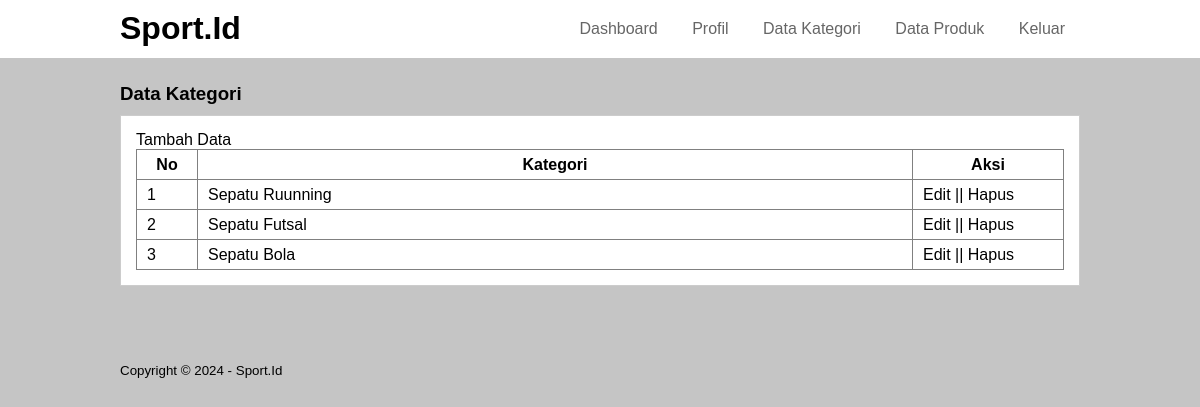
/data-kategori.php (signed in), run on the app's committed database.
### tables this page shows
CREATE TABLE `tb_category` (
  `category_id` int NOT NULL,
  `category_name` varchar(25) NOT NULL
);

### data-kategori.php (the view, shortened to what this page needs)
<?php
	include 'db.php';
?>
<!DOCTYPE html>
<html>
<head>
	<link rel="stylesheet" type="text/css" href="css/style.css">
</head>
<body>
	<header>
		<div class="container">
			<h1><a href="dashboard.php">Sport.Id</a></h1>
			<ul>
				<li><a href="dashboard.php">Dashboard</a></li>
				<li><a href="profil.php">Profil</a></li>
				<li><a href="data-kategori.php">Data Kategori</a></li>
				<li><a href="data-produk.php">Data Produk</a></li>
				<li><a href="keluar.php">Keluar</a></li>
			</ul>
		</div>
	</header>
	<div class="section">
		<div class="container">
			<h3>Data Kategori</h3>
			<div class="box">
				<p><a href="tambah-kategori.php">Tambah Data</a></p>
				<table border="1" cellspacing="0" class="table">
					<thead>
						<tr>
							<th width="60px">No</th>
							<th>Kategori</th>
							<th width="150px">Aksi</th>
						</tr>
					</thead>
					<tbody>
						<?php
							$no = 1;
							$kategori = mysqli_query($conn, "SELECT * FROM tb_category ORDER BY category_id DESC");
							if(mysqli_num_rows($kategori) > 0){
							while($row = mysqli_fetch_array($kategori)){
						?>
						<tr>
							<td><?php echo $no++ ?></td>
							<td><?php echo $row['category_name'] ?></td>
							<td>
								<a href="edit-kategori.php?id=<?php echo $row['category_id'] ?>">Edit</a> || <a href="proses-hapus.php?idk=<?php echo $row['category_id'] ?>" onclick="return confirm('Yakin ingin hapus ?')">Hapus</a>
							</td>
						</tr>
						<?php }}else{ ?>
							<tr>
								<td colspan="3">Tidak ada data</td>
							</tr>
						<?php } ?>
					</tbody>
				</table>
			</div>
		</div>
	</div>
	<footer>
		<div class="container">
			<small>Copyright &copy; 2024 - Sport.Id</small>
		</div>
	</footer>
</body>
</html>

### css/style.css (style rules this page uses)
* { padding: 0; margin: 0; font-family: "Quicksand", sans-serif; }
body { background-color: #c5c5c5; }
a { color: inherit; text-decoration: none; }
header { background-color: #ffffff; color: #000000; }
header h1 { color: #000000; float: left; padding: 10px 0; }
header ul { float: right; }
header ul li { display: inline-block; }
header ul li a { padding: 20px 15px 20px 15px; display: inline-block; color: #666; font-family: "Trebuchet MS", "Lucida Sans Unicode", "Lucida Grande", "Lucida Sans", Arial, sans-serif; }
footer { padding: 25px 0; }
.container { width: 80%; margin: 0 auto; }
.container:after { content: ""; display: block; clear: both; }
.section { padding: 25px 0; }
.box { background-color: #ffffff; border: 1px solid #ccc; padding: 15px; box-sizing: border-box; margin: 10px 0 25px 0; }
.box:after { content: ""; display: block; clear: both; }
.table { width: 100%; border-collapse: collapse; }
.table tr { height: 30px; }
.table tr td { padding: 5px 10px; }

### data on the page
tb_category: category_name "Sepatu Ruunning"
tb_category: category_name "Sepatu Futsal"
tb_category: category_name "Sepatu Bola"
